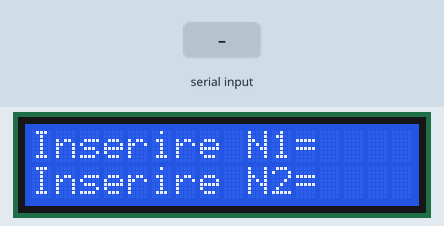
This sketch was run on a simulated Arduino Uno, built with avr-gcc and run on an emulated ATmega328P. On the bench: 16×2 character LCD. The test bench sets the inputs (shaded band). What the sketch prints to the serial monitor is not drawn.

Above: at 1.2 s.
1.3 s: "90,45,200\n" received over Serial
At 1.8 s:
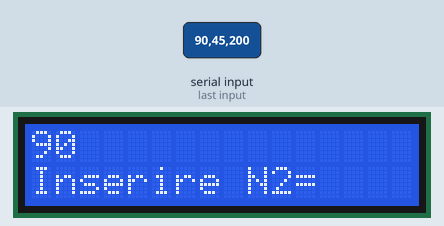
At 4.6 s:
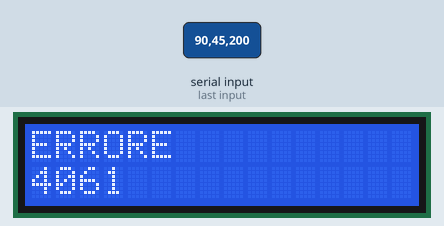
5.8 s: "30,150,10\n" received over Serial
At 10.2 s:
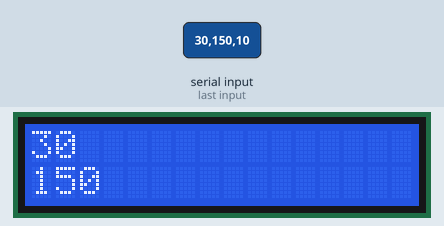
Timing chart, 0 to 11.7 s (numbered marks = the images above; inputs shaded):
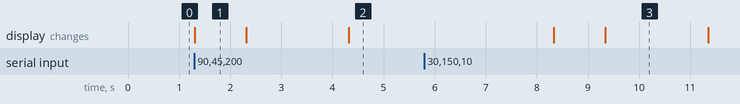

The sketch:

sketch_mar09b.ino
```cpp
#include <LiquidCrystal.h>
int rs=7;
int en=8;
int d4=9;
int d5=10;
int d6=11;
int d7=12;
int N1=0;
int N2=0;
String N1S;
String N2S;
int tempo=2000;
int opr=0;
String msg;
int tot;
LiquidCrystal lcd(rs,en,d4,d5,d6,d7);
int lcdfun(String lin1,String lin2){
  lcd.clear();
  lcd.setCursor(0,0);
  lcd.print(lin1);
  lcd.setCursor(0,1);
  lcd.print(lin2);
  }
void setup() {
  // put your setup code here, to run once:
lcd.begin(16,2);
Serial.begin(9600);
}

void loop() {
  // put your main code here, to run repeatedly:
  lcd.clear();
  lcd.setCursor(0,0);
  lcd.print("Inserire N1= ");
  lcd.setCursor(0,1);
  lcd.print("Inserire N2= ");

Serial.print("N1= ");
while(N1==0){
  N1=Serial.parseInt();
  }
  Serial.println(N1);

  lcd.clear();
  lcd.setCursor(0,0);
  lcd.print(N1);
  lcd.setCursor(0,1);
  lcd.print("Inserire N2= ");
delay(tempo*0.5);
Serial.print("N2= ");
while(N2==0){
  N2=Serial.parseInt();
  }
  Serial.println(N2);

  lcd.clear();
  lcd.setCursor(0,0);
  lcd.print(N1);
  lcd.setCursor(0,1);
  lcd.print(N2);

delay(tempo);
lcd.clear();
lcd.setCursor(0,0);
lcd.print("Scegli operatore: ");
lcd.setCursor(0,1);
lcd.print("1)+ 2)- 3)* 4)/");

Serial.println("operatore= ");
while(opr==0){
    opr=Serial.parseInt();
  }
  Serial.println(opr);

if (opr==1){
  tot=N1+N2;
  msg="N1 + N2 = ";
  }
if (opr==2){
  tot=N1-N2;
  msg="N1 - N2 = ";
  }
if (opr==3){
  tot=N1*N2;
  msg="N1 * N2 = ";
  }
if (opr==4){
  tot=N1/N2;
  msg="N1 / N2 = ";
  }
if(opr!=1  && opr!=2 && opr!=3 && opr!=4){
  tot=4061;
  msg="ERRORE ";
  }
  lcd.clear();
  lcd.setCursor(0,0);
  lcd.print(msg);
  lcd.setCursor(0,1);
  lcd.print(tot);
delay(tempo*2);
N1=0;
N2=0;
opr=0;


}
```

Measured:
- after the input at 1.3 s, the display: changes at once (image 1)
- after the input at 5.8 s, the display: first changes after 2.5 s (image 3 shows a later state)
- what the display in image 1 shows lasts 1.0 s, from 1.3 s to 2.3 s
